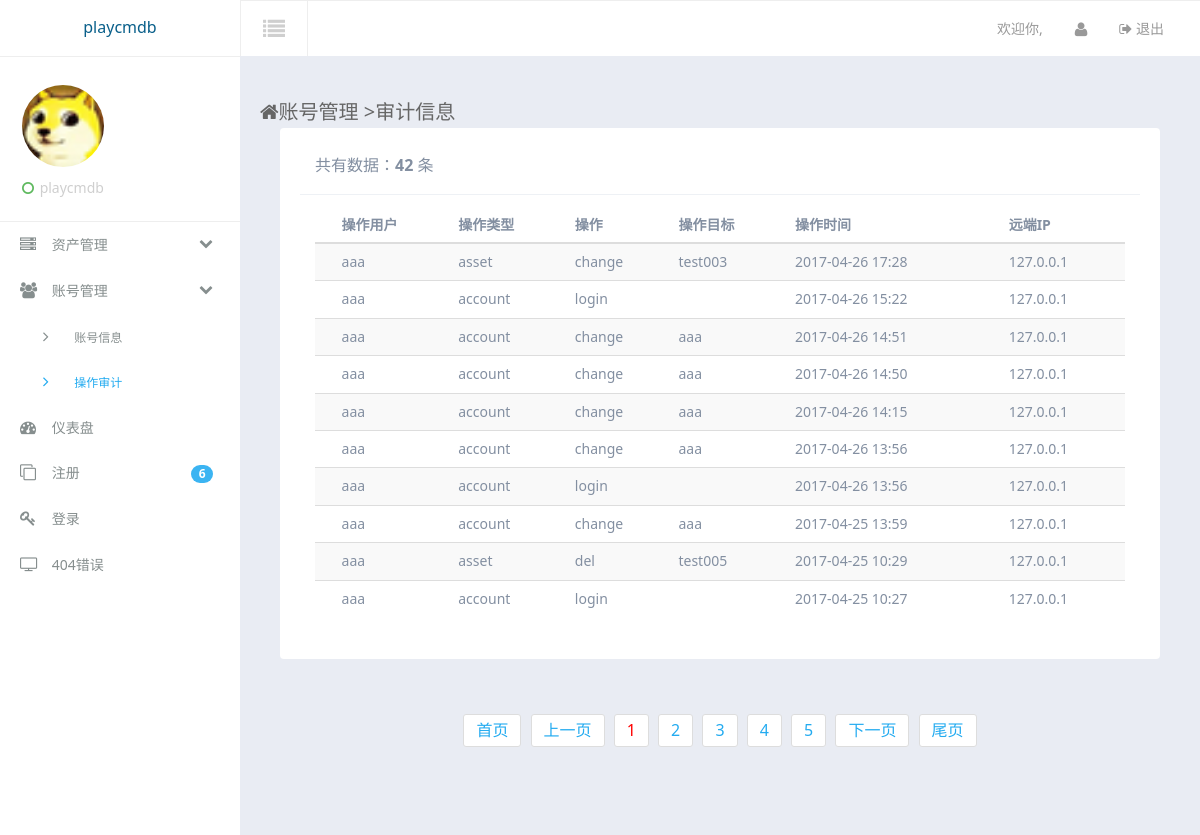
The app's page /accounts/audit/ (signed in) with its own data.
### accounts/models.py (models this page shows)
class AuditInfo(models.Model):
    account = models.CharField(max_length=50,verbose_name = u'操作用户')
    operation = models.CharField(max_length=20,verbose_name = u'操作')
    target = models.CharField(max_length=30,verbose_name = u'操作目标')
    timestamp = models.DateTimeField(auto_now_add = True,verbose_name = u'操作时间')
    remote_ip = models.CharField(max_length=30,verbose_name = u'操作远端ip')
    type = models.CharField(max_length=30,verbose_name = u'操作类型')

### accounts/views.py (the view)
# urls.py: url(r'^audit/(\d*)', audit_info),
@is_login_auth
def audit_info(request,page):
    try:
        page = int(page)
    except Exception:
        page = 1
    ret = {'UserInfoObj':None,'Side':None,'SideSub':None,'AuditInfoObjs':None}
    ret['Side'] = 'accounts'
    ret['SideSub'] = 'audit'
    account = request.session.get('username',None)
    allMatchAudit = AuditInfo.objects.filter(account = account).order_by('-timestamp')
    AllCount = allMatchAudit.count()
    ret['AllCount'] = AllCount
    PageObj = Page(AllCount,page,10)
    AuditInfoObjs = allMatchAudit[PageObj.begin:PageObj.end]
    pageurl = 'audit'
    app = 'accounts'
    pageinfo = page_div(page, PageObj.all_page_count,app,pageurl)
    ret['PageInfo'] = pageinfo
    ret['AuditInfoObjs'] = AuditInfoObjs
    return render_to_response('accounts/audit.html',ret)

### assets/utils.py (called while the page is built)
    @property
    def begin(self):
        return (self.CurrentPage-1)*self.DataNum

    @property
    def end(self):
        return self.CurrentPage*self.DataNum

    @property
    def all_page_count(self):
        all_page = divmod(self.AllCount,self.DataNum)
        if all_page[1] == 0 and all_page[0] != 0:
            all_page_count = all_page[0]
        else:
            all_page_count = all_page[0]+1
        return all_page_count

### templates/accounts/audit.html
{% extends "suit/base.html" %}
{% block content %}
<div class="container-fluid am-cf">
    <div class="row">
        <div class="am-u-sm-12 am-u-md-12 am-u-lg-9">
        	<div class="page-header-heading"><span class="am-icon-home page-header-heading-icon"></span>账号管理 <span class="c-gray en">&gt;</span>审计信息</div>
        </div>
    </div>
	<div class="row-content am-cf">
                <div class="row">
                    <div class="am-u-sm-12 am-u-md-12 am-u-lg-12">
                        <div class="widget am-cf">
                            <div class="widget-head am-cf">
                                <div class="widget-title am-fl"><span>共有数据：<strong>{{ AllCount }}</strong> 条</span></div>
                            </div>
                            <div class="widget-body  widget-body-lg am-fr">
                                <table width="100%" class="am-table am-table-compact am-table-striped tpl-table-black " id="example-r">
                                    <thead>
                                        <tr>
											<th></th>
											<th>操作用户</th>
											<th>操作类型</th>
											<th>操作</th>
											<th>操作目标</th>
											<th>操作时间</th>
											<th>远端IP</th>
                                        </tr>
                                    </thead>
                                    <tbody>
									{% for i in AuditInfoObjs %}
										<tr class="text-c">
											<td></td>
											<td>{{ i.account }}</td>
											<td>{{ i.type }}</td>
											<td>{{ i.operation }}</td>
											<td>{{ i.target }}</td>
											<td>{{ i.timestamp|date:"Y-m-d H:i" }}</td>
											<td>{{ i.remote_ip }}</td>
										</tr>
									{% endfor %}
                                    </tbody>
                                </table>
                            </div>
                        </div>
                    </div>
                </div>
	</div><ul class="am-pagination tpl-pagination am-pagination-centered">{{ PageInfo }}</ul>
</div>
{% endblock %}

### static/assets/css/app.css (style rules this page uses)
ul, li { list-style: none; padding: 0; margin: 0; }
.container-fluid { margin-top: 0; margin-bottom: 0; padding: 40px 0; border-bottom: 0; padding-left: 20px; padding-right: 20px; }
.row { margin-right: -10px; margin-left: -10px; }
.page-header-heading { font-size: 20px; font-weight: 400; }
.widget { width: 100%; min-height: 148px; margin-bottom: 20px; border-radius: 0; position: relative; }
.widget-head { width: 100%; padding: 15px; }
.widget-title { font-size: 14px; }
.widget-body { padding: 13px 15px; width: 100%; }
.row-content { padding: 20px; }
.widget-body-lg { min-height: 330px; }
.theme-white { background: #e9ecf3; }
.theme-white .tpl-pagination .am-disabled a, .theme-white .tpl-pagination li a { color: #23abf0; border-radius: 3px; padding: 6px 12px; }
.theme-white .tpl-table-black { color: #838FA1; }
.theme-white .tpl-table-black thead > tr > th { font-size: 14px; padding: 6px; }
.theme-white .tpl-table-black tbody > tr > td { font-size: 14px; padding: 7px 6px; }
.theme-white .widget-head { border-bottom: 1px solid #eef1f5; }
.theme-white .widget { padding: 10px 20px 13px; background-color: #fff; border-radius: 4px; color: #838FA1; }
.theme-white .widget-title { font-size: 16px; }
.theme-white .page-header-heading { color: #666; }
@media screen and (min-width: 641px) { [class*=am-u-] { padding-left: 10px; padding-right: 10px; } }

### records on screen
AuditInfo: account "aaa", type "asset", operation "change", target "test003", timestamp "2017-04-26 17:28", remote_ip "127.0.0.1"
AuditInfo: account "aaa", type "account", operation "login", timestamp "2017-04-26 15:22", remote_ip "127.0.0.1"
AuditInfo: account "aaa", type "account", operation "change", target "aaa", timestamp "2017-04-26 14:51", remote_ip "127.0.0.1"
AuditInfo: account "aaa", type "account", operation "change", target "aaa", timestamp "2017-04-26 14:50", remote_ip "127.0.0.1"
AuditInfo: account "aaa", type "account", operation "change", target "aaa", timestamp "2017-04-26 14:15", remote_ip "127.0.0.1"
AuditInfo: account "aaa", type "account", operation "change", target "aaa", timestamp "2017-04-26 13:56", remote_ip "127.0.0.1"
AuditInfo: account "aaa", type "account", operation "login", timestamp "2017-04-26 13:56", remote_ip "127.0.0.1"
AuditInfo: account "aaa", type "account", operation "change", target "aaa", timestamp "2017-04-25 13:59", remote_ip "127.0.0.1"
AuditInfo: account "aaa", type "asset", operation "del", target "test005", timestamp "2017-04-25 10:29", remote_ip "127.0.0.1"
AuditInfo: account "aaa", type "account", operation "login", timestamp "2017-04-25 10:27", remote_ip "127.0.0.1"

### other values on screen
{{ AllCount }} "42"
{{ PageInfo }} "首页 上一页 1 2 3 4 5 下一页 尾页"
